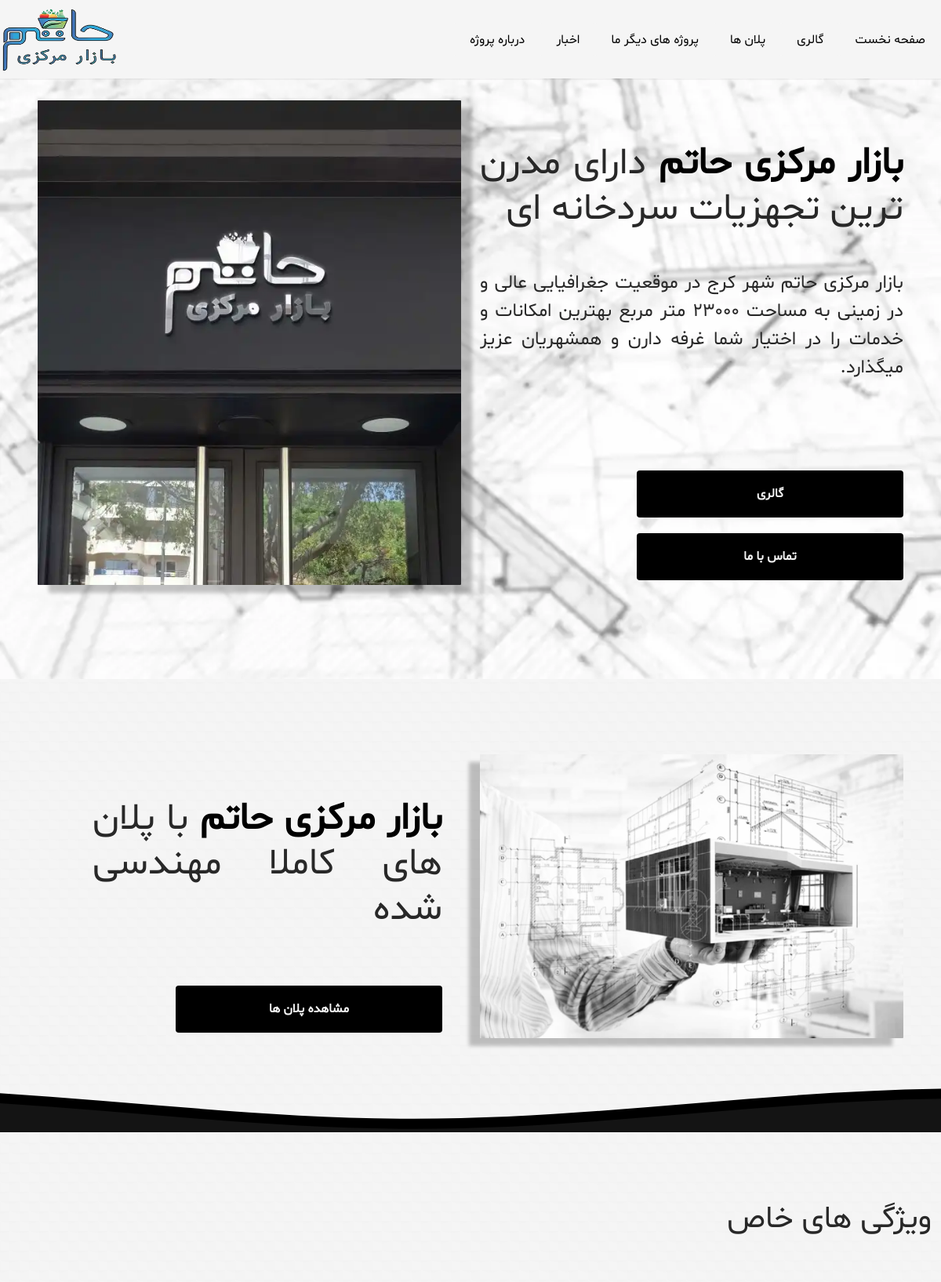
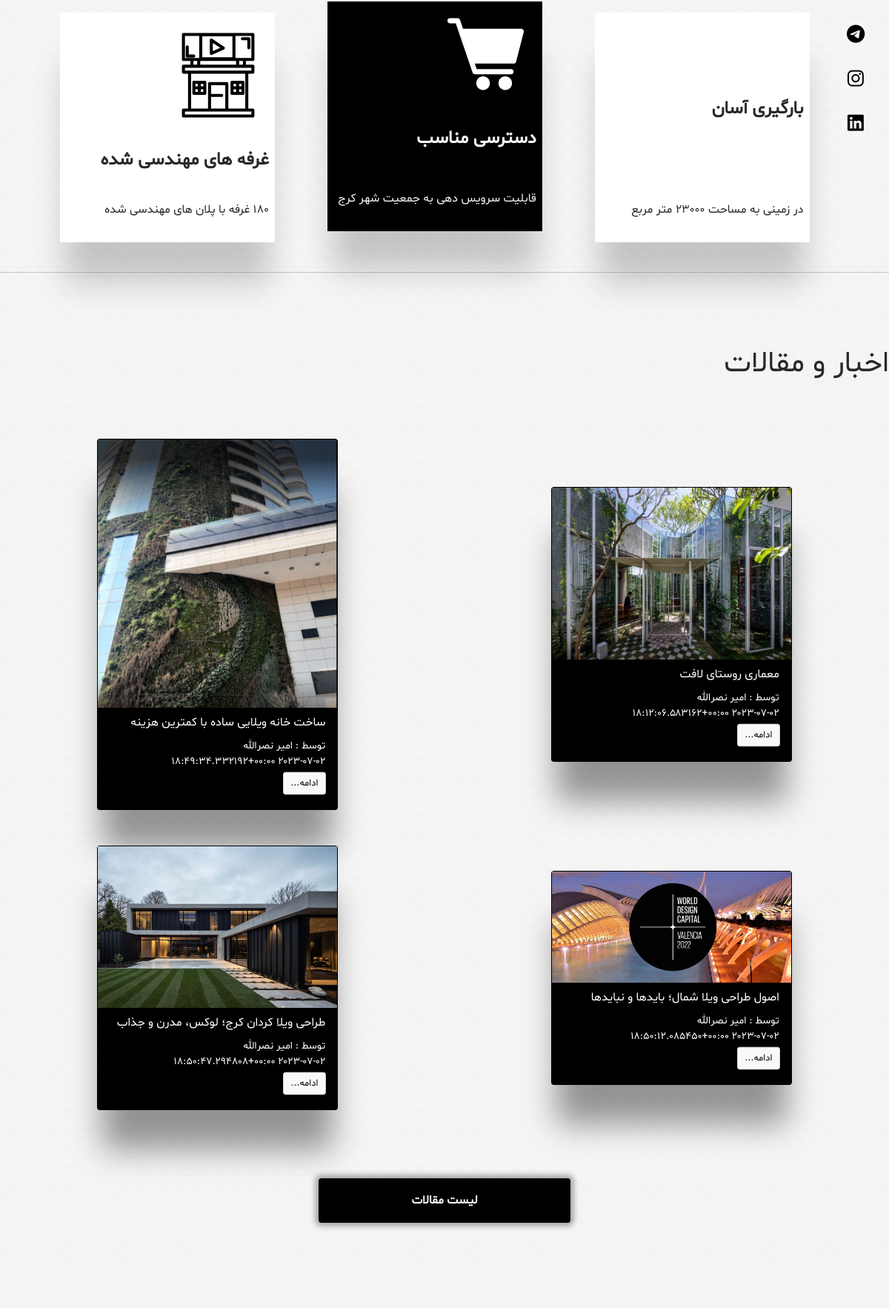
The page /home (upper part) on the database its author committed (2 pictures, top to bottom).
### coreFa/models.py (models this page shows, shortened)
class NewsAndArticles(models.Model):
    title = models.CharField('عنوان', max_length=200)
    body = RichTextUploadingField('بدنه خبر و مقاله', null=True, blank=True)
    short_description = models.CharField('توضیح کوتاه',
                                                 default='توضیح کوتاه اتوماتیک', max_length=200)
    pic = models.ImageField(upload_to='NewsAndArticles', null=True, blank=True)
    created_at = models.DateTimeField('تاریخ ایجاد',auto_now_add=True)
    active = models.BooleanField('فعال', default=True)
    author = models.CharField('نویسنده',max_length=200, default='امیر نصرالله')
    slug = models.SlugField('اسلاگ', max_length=150, allow_unicode=True, blank=True, null=True)
    class Meta:
        verbose_name_plural = 'اخبار و مقالات'
        verbose_name = 'خبر و مقاله'
    def get_article_detail_view(self):
        return reverse('coreFa:article-detail-view', kwargs={
            'pk': self.pk
        })

### coreFa/views.py (the view)
# urls.py: path('home', HomeView.as_view(), name='home'),
class HomeView(generic.View):
    def get(self, request):
        news = NewsAndArticles.objects.all().order_by('created_at').filter(active=True)[:4]
        return render(self.request, 'home.html', context={'news': news})

### coreFa/templatetags/tags.py (called while the page is built)
@register.filter()
def persian_int_not_cs(string):
    persian = dict(zip("0123456789", '۰۱۲۳۴۵۶۷۸۹'))
    converted = ''.join(persian.get(digit, digit) for digit in str(string))
    return converted

### templates/home.html (shortened to what this page needs)
{% extends 'base.html' %}
{% load tags %}
{% load static %}
{% load thumbnail %}
{% load jalali_tags %}
{% block content %}
    <div style="min-height: 4vh">
    </div>
    <section class="hero position-relative pb-5">
        <div class="container-c">
            <div class="row mt-5 py-1 py-md-5 px1 px-md-5 align-items-center mb-4">
                <div class="col-12 col-lg-6">
                    <img class="hero-img img-fluid" src="{% static 'img/hatam-entrance.webp' %}" alt="بازار مرکزی حاتم">
                </div>
                <div class="col-12 col-lg-6" style="min-height: 100%">
                    <div class="d-flex align-items-center align-items-md-end justify-content-center flex-column" style="min-height: 100%">
                        <h1 class="rtl hero-text my-5">
                            <span class="text-black fw-bold"> بازار مرکزی حاتم</span>
                            دارای مدرن ترین تجهزیات سردخانه ای
                        </h1>
                        <p class="rtl hero-text">
                            {{ 'بازار مرکزی حاتم شهر کرج در موقعیت جغرافیایی عالی و در زمینی به مساحت 23000 متر مربع بهترین امکانات و خدمات را در اختیار شما غرفه دارن و همشهریان عزیز میگذارد.'|persian_int_not_cs }}
                        </p>
                        <br><br><br>
                        <div class="justify-content-end flex-column flex-lg-row-reverse align-items-center">
                            <a class="btn btn-black-c" href="{% url 'coreFa:gallery' %}">
                                گالری
                            </a>
                            <a id="showModal" class="btn btn-black-c">
                            تماس با ما
                            </a>
                        </div>
                    </div>
                </div>
            </div>
        </div>
        </section>
    <section class="position-relative pb-5">
        <div class="container-c">
            <div class="row flex-row-reverse mt-5 py-1 py-md-5 px1 px-md-5 align-items-center mb-4">
            <div class="col-12 col-md-6 ms-0 ms-md-4">
                <img class="hero-img-2 img-fluid" src="{% static 'img/hero-plans.png' %}" alt="بازار مرکزی حاتم">
            </div>
            <div class="col-12 col-md-5">
                <div class="d-flex align-items-center align-items-md-end justify-content-center flex-column">
                    <h1 class="rtl hero-text my-5">
                        <span class="text-black fw-bold"> بازار مرکزی حاتم</span>
                       با پلان های کاملا مهندسی شده
                    </h1>
                    <a class="btn btn-black-c" href="{% url 'coreFa:plans' %}">
                       مشاهده پلان ها
                    </a>
                    </div>
                </div>
            </div>
        </div>
    </section>
    <div class="d-flex flex-column side-social">
        <a href="https://t.me/Amirnasrolah" target="_blank"><i class="fa fa-telegram"></i></a>
        <a href="https://www.instagram.com/bco_construct/?hl=en" target="_blank"><i class="fa fa-instagram"></i></a>
        <a rel="noreferrer" class="facebook" href="https://www.linkedin.com/in/%D8%A8%D8%A7%D8%B1%D8%A7%D9%86-%D8%B3%D8%A7%D8%B2%D9%87-653549259/" target="_blank"><i class="fab fa-linkedin"></i></a>
    </div>
    <section class="row justify-content-between container-c align-items-center mt-3 mt-md-5 py-3">
        <div class="d-flex flex-column align-items-center justify-content-around">
            <h1 class="mb-3 mb-md-5 py-1 py-md-4 ms-auto">ویژگی های خاص</h1>
            <div class="row flex-column flex-md-row justify-content-between align-items-center position-relative mid-sec">
                <div class="col-12 col-md-3">
                    <div class="d-flex flex-column align-items-end justify-content-between bg-white px-2 py-3 card-c">
                        <img class="w-50" src="{% static 'img/shop.svg' %}" alt="">
                        <h4> غرفه های مهندسی شده </h4>
                        <p class="rtl"> {{ '180 غرفه با پلان های مهندسی شده'|persian_int_not_cs }} </p>
                    </div>
                </div>
                <div class="col-12 col-md-3">
                    <div class="d-flex flex-column align-items-end justify-content-between bg-black px-2 py-3 card-c">
                        <img class="w-50 text-white" src="{% static 'img/basket-white.svg' %}" alt="">
                        <h4> دسترسی مناسب </h4>
                        <p class=""> قابلیت سرویس دهی به جمعیت شهر کرج</p>
                    </div>
                </div>
                <div class="col-12 col-md-3">
                    <div class="d-flex flex-column align-items-end justify-content-between bg-white px-2 py-3 card-c">
                        <h4> بارگیری آسان </h4>
                        <p class="">{{ 'در زمینی به مساحت 23000 متر مربع'|persian_int_not_cs }}</p>
                    </div>
                </div>
            </div>
        </div>
    </section>
    <hr class="container-c mt-4">
    <section class="py-md-5 news-section rtl">
        <h1 class="mt-3 mt-md-5 py-1 ms-auto container-c">اخبار و مقالات</h1>
        <div class="news-holder container-c py-0 py-md-5">
            {% for news in news %}
                <div class="card d-flex flex-column align-items-start justify-content-between bg-black my-4 pb-3">
                    {% thumbnail news.pic "351x300" crop="center" as im %}
                         <img loading="lazy" class="img-fluid" src="{{ im.url }}" alt="{{ news.title }}-عکس ">
                    {% endthumbnail %}
                    <span class="card-header text-white">{{ news.title }}</span>
                    <span class="small text-white" style="padding-right: 1rem">توسط : {{ news.author }}</span>
                    <small class="text-white" style="padding-right: 1rem">{{ news.created_at|to_jalali|persian_int_not_cs }}</small>
                    <div class="d-flex align-items-baseline justify-content-center justify-content-md-start w-100 pe-2 py-0">
                        <a class="btn btn-light" style="transform: scale(0.8);" href="{{ news.get_article_detail_view }}">ادامه...</a>
                    </div>
                </div>
            {% endfor %}
        </div>
        <div class="w-100 d-flex justify-content-center align-items-center">
            <a class="btn btn-black-c" style="box-shadow: rgba(0,0,0,0.3) 0 0 7px 5px!important" href="{% url 'coreFa:article-list-view' %}"> لیست مقالات</a>
        </div>
        <br>
        <br>
    </section>
{% endblock %}

### static/css/main.css (style rules this page uses)
a { text-decoration: none!important; }
* { padding: 0; margin: 0; font-family: "shabnam", serif; box-sizing: border-box; list-style: none; text-decoration: none; -webkit-font-smoothing: antialiased; text-rendering: optimizeLegibility; outline: none !important; -webkit-appearance: none; }
body { overflow-x: hidden; background-size: auto; background: var(--body-color) url("/static/img/protruding-squares-2.svg") repeat scroll center; }
.rtl { direction: rtl; }
a { color: var(--black-color); transition: .3s; }
.btn-black-c { background-color:var(--black-color) ; color: var(--body-color); font-weight: bold; min-width: 240px; height: 60px; display: flex; align-items: center; justify-content: center; transition-duration: 300ms; margin-top: 20px; width: 340px; max-width: 340px; }
.container-c { width: 100%; max-width: 1566px; margin: auto; display: flex; flex-wrap: inherit; align-items: center; justify-content: space-between; color: #282828; }
.hero { background-size: cover ; background-image: url("/static/img/bg-2-bw.webp") ; }
.side-social { position: fixed; top: 40%; right: 0px; z-index: 1000; }
.side-social a i { background: none; width: 30px; height: 30px; line-height: 60px; text-align: center; color: var(--black-color); font-size: 25px; border-radius: 100%; margin-right: 30px; margin-bottom: 30px; cursor: pointer; transition-duration: 400ms; display: flex; justify-content: center; align-items: center; filter:drop-shadow( 0 0 7px rgba(255,255,255,1)) !important; animation: pulse-black 2s infinite; }
.hero-text { font-size: 3rem; max-width: 800px; margin-bottom: 20px; transition-duration: 400ms; text-align:justify ; }
.hero-img { border-radius: 1px; box-shadow: 14px 10px 5px 0px rgba(0,0,0,0.23); -webkit-box-shadow: 14px 10px 5px 0px rgba(0,0,0,0.23); -moz-box-shadow: 14px 10px 5px 0px rgba(0,0,0,0.23); }
.hero-img-2 { border-radius: 1px; box-shadow: -14px 10px 5px 0px rgba(0,0,0,0.23); -webkit-box-shadow: -14px 10px 5px 0px rgba(0,0,0,0.23); -moz-box-shadow: -14px 10px 5px 0px rgba(0,0,0,0.23); }
.hero P { font-size: 1.5rem; }
.mid-sec { left: -50px; }
.card-c { min-height: 310px; max-height: 330px; max-width: 310px; min-width: 290px; box-shadow: rgba(0, 0, 0, 0.2) 0px 60px 40px -7px; }
.card-c h4 { font-weight: bold; }
.card-c p { text-align: end; }
.card-c.bg-black { position: relative; top: -15px!important; animation: pulse-black-static 2s infinite; box-shadow: rgba(0, 0, 0, 0.2) 0px 60px 40px -7px; }
.card-c.bg-black img { max-height: 110px; }
.card-c.bg-black h4,.card-c.bg-black p { color: var(--body-color); }
.news-holder { display: grid; grid-template-columns: repeat(4, 1fr); grid-column-gap: 25px; min-height: 500px; justify-content: space-evenly; justify-items: center; align-content: space-evenly; align-items: center; }
.news-holder .card { box-shadow: rgba(0, 0, 0, 0.4) 0px 60px 40px -7px; max-width: 325px; min-height: 250px }
@media (max-width: 1296px) { .news-holder { grid-template-columns: repeat(2, 1fr); justify-content: center; justify-items: center; } }

### templates/home.html (style rules this page uses)
.editorial { display: block; width: 100%; height: 60px; max-height: 60px; margin: 0; z-index:5; bottom:0; position:absolute; left:0px; float:left; }

### rows shown on the page
NewsAndArticles: shows a picture, title "معماری روستای لافت", author "امیر نصرالله", created_at|to_jalali "۲۰۲۳-۰۷-۰۲ ۱۸:۱۲:۰۶.۵۸۳۱۶۲+۰۰:۰۰"
NewsAndArticles: shows a picture, title "ساخت خانه ویلایی ساده با کمترین هزینه", author "امیر نصرالله", created_at|to_jalali "۲۰۲۳-۰۷-۰۲ ۱۸:۴۹:۳۴.۳۳۲۱۹۲+۰۰:۰۰"
NewsAndArticles: shows a picture, title "اصول طراحی ویلا شمال؛ بایدها و نبایدها", author "امیر نصرالله", created_at|to_jalali "۲۰۲۳-۰۷-۰۲ ۱۸:۵۰:۱۲.۰۸۵۴۵۰+۰۰:۰۰"
NewsAndArticles: shows a picture, title "طراحی ویلا کردان کرج؛ لوکس، مدرن و جذاب", author "امیر نصرالله", created_at|to_jalali "۲۰۲۳-۰۷-۰۲ ۱۸:۵۰:۴۷.۲۹۴۸۰۸+۰۰:۰۰"

### other values the page prints
{{ '180 غرفه با پلان های مهندسی شده'|persian_int_not_cs }} "۱۸۰ غرفه با پلان های مهندسی شده"
{{ 'در زمینی به مساحت 23000 متر مربع'|persian_int_not_cs }} "در زمینی به مساحت ۲۳۰۰۰ متر مربع"
